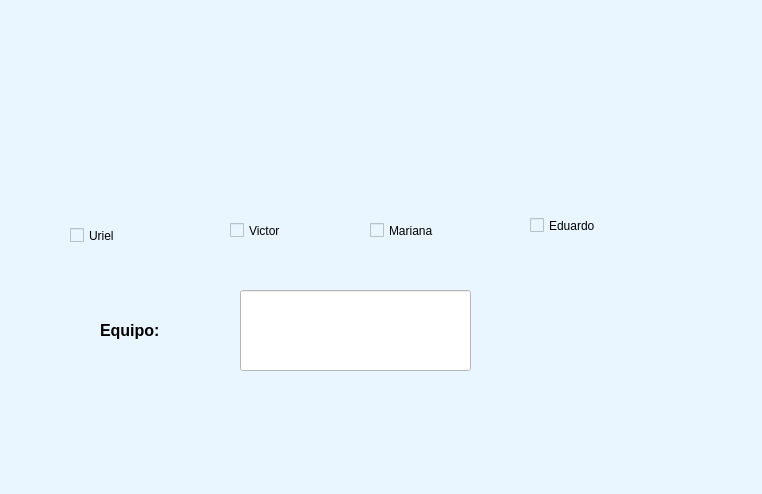
<?xml version="1.0" encoding="UTF-8"?>
<ui version="4.0">
 <class>MainWindow</class>
 <widget class="QMainWindow" name="MainWindow">
  <property name="geometry">
   <rect>
    <x>0</x>
    <y>0</y>
    <width>762</width>
    <height>494</height>
   </rect>
  </property>
  <property name="windowTitle">
   <string>MainWindow</string>
  </property>
  <property name="styleSheet">
   <string notr="true">background-color: rgb(234, 246, 255);</string>
  </property>
  <widget class="QWidget" name="centralwidget">
   <widget class="QLabel" name="label">
    <property name="geometry">
     <rect>
      <x>10</x>
      <y>0</y>
      <width>111</width>
      <height>71</height>
     </rect>
    </property>
    <property name="text">
     <string/>
    </property>
    <property name="pixmap">
     <pixmap resource="../recursos.qrc">:/Logos/Imagenes/fians.png</pixmap>
    </property>
    <property name="scaledContents">
     <bool>true</bool>
    </property>
   </widget>
   <widget class="QLabel" name="label_2">
    <property name="geometry">
     <rect>
      <x>620</x>
      <y>10</y>
      <width>121</width>
      <height>91</height>
     </rect>
    </property>
    <property name="text">
     <string/>
    </property>
    <property name="pixmap">
     <pixmap resource="../recursos.qrc">:/Logos/Imagenes/uat-solo-chico.png</pixmap>
    </property>
    <property name="scaledContents">
     <bool>true</bool>
    </property>
   </widget>
   <widget class="QLabel" name="label_3">
    <property name="geometry">
     <rect>
      <x>610</x>
      <y>350</y>
      <width>111</width>
      <height>81</height>
     </rect>
    </property>
    <property name="text">
     <string/>
    </property>
    <property name="pixmap">
     <pixmap resource="../recursos.qrc">:/Variadas/Imagenes/LogoEquipo.jpeg</pixmap>
    </property>
    <property name="scaledContents">
     <bool>true</bool>
    </property>
   </widget>
   <widget class="QLabel" name="img_persona">
    <property name="geometry">
     <rect>
      <x>60</x>
      <y>110</y>
      <width>111</width>
      <height>91</height>
     </rect>
    </property>
    <property name="text">
     <string/>
    </property>
    <property name="pixmap">
     <pixmap resource="../recursos.qrc">:/Variadas/Imagenes/Uriel.jpg</pixmap>
    </property>
    <property name="scaledContents">
     <bool>true</bool>
    </property>
   </widget>
   <widget class="QLabel" name="label_5">
    <property name="geometry">
     <rect>
      <x>100</x>
      <y>310</y>
      <width>121</width>
      <height>41</height>
     </rect>
    </property>
    <property name="text">
     <string>&lt;html&gt;&lt;head/&gt;&lt;body&gt;&lt;p&gt;&lt;span style=&quot; font-size:12pt; font-weight:600;&quot;&gt;Equipo:&lt;/span&gt;&lt;/p&gt;&lt;/body&gt;&lt;/html&gt;</string>
    </property>
   </widget>
   <widget class="QCheckBox" name="cb_uriel">
    <property name="geometry">
     <rect>
      <x>70</x>
      <y>210</y>
      <width>91</width>
      <height>51</height>
     </rect>
    </property>
    <property name="text">
     <string>Uriel</string>
    </property>
   </widget>
   <widget class="QCheckBox" name="cb_victor">
    <property name="geometry">
     <rect>
      <x>230</x>
      <y>210</y>
      <width>91</width>
      <height>41</height>
     </rect>
    </property>
    <property name="text">
     <string>Victor</string>
    </property>
   </widget>
   <widget class="QLabel" name="img_persona2">
    <property name="geometry">
     <rect>
      <x>220</x>
      <y>110</y>
      <width>91</width>
      <height>71</height>
     </rect>
    </property>
    <property name="text">
     <string/>
    </property>
    <property name="pixmap">
     <pixmap resource="../recursos.qrc">:/Variadas/Imagenes/VIctor.jpg</pixmap>
    </property>
    <property name="scaledContents">
     <bool>true</bool>
    </property>
   </widget>
   <widget class="QLabel" name="img_persona3">
    <property name="geometry">
     <rect>
      <x>370</x>
      <y>120</y>
      <width>91</width>
      <height>71</height>
     </rect>
    </property>
    <property name="text">
     <string/>
    </property>
    <property name="pixmap">
     <pixmap resource="../recursos.qrc">:/Variadas/Imagenes/Sofia.jpg</pixmap>
    </property>
    <property name="scaledContents">
     <bool>true</bool>
    </property>
   </widget>
   <widget class="QLabel" name="img_persona4">
    <property name="geometry">
     <rect>
      <x>520</x>
      <y>120</y>
      <width>91</width>
      <height>71</height>
     </rect>
    </property>
    <property name="text">
     <string/>
    </property>
    <property name="pixmap">
     <pixmap resource="../recursos.qrc">:/Variadas/Imagenes/Eduardo.jpg</pixmap>
    </property>
    <property name="scaledContents">
     <bool>true</bool>
    </property>
   </widget>
   <widget class="QCheckBox" name="cb_mariana">
    <property name="geometry">
     <rect>
      <x>370</x>
      <y>210</y>
      <width>101</width>
      <height>41</height>
     </rect>
    </property>
    <property name="text">
     <string>Mariana</string>
    </property>
   </widget>
   <widget class="QCheckBox" name="cb_eduardo">
    <property name="geometry">
     <rect>
      <x>530</x>
      <y>210</y>
      <width>121</width>
      <height>31</height>
     </rect>
    </property>
    <property name="text">
     <string>Eduardo</string>
    </property>
   </widget>
   <widget class="QLineEdit" name="text_equipo">
    <property name="geometry">
     <rect>
      <x>240</x>
      <y>290</y>
      <width>231</width>
      <height>81</height>
     </rect>
    </property>
    <property name="styleSheet">
     <string notr="true">background-color: rgb(255, 255, 255);</string>
    </property>
   </widget>
  </widget>
  <widget class="QMenuBar" name="menubar">
   <property name="geometry">
    <rect>
     <x>0</x>
     <y>0</y>
     <width>762</width>
     <height>18</height>
    </rect>
   </property>
  </widget>
  <widget class="QStatusBar" name="statusbar"/>
 </widget>
 <resources>
  <include location="../recursos.qrc"/>
 </resources>
 <connections/>
</ui>
